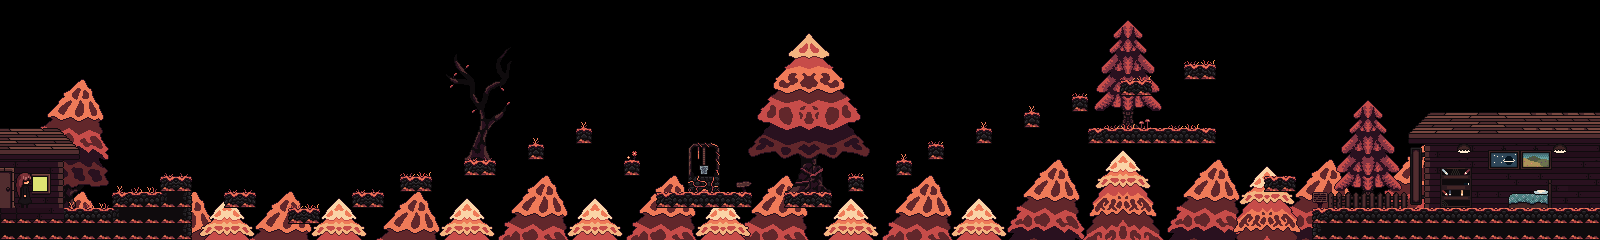

A 2D game scene composited from a Tiled map and its tileset images. What follows is a short description and the map's XML, with each tile layer's data collapsed to a summary:
An orthogonal 100x15 tile map with 16x16 px tiles, 8 tile layers (Trees P, Trees2 P, Trees, Terrain, ...), 1 hidden layer not drawn and 35 objects (25x terrain, 3x Coin, 2x flyingEnemy, death, door1, ...).

<map version="1.2" tiledversion="1.3.1" orientation="orthogonal" renderorder="right-down" compressionlevel="0" width="100" height="15" tilewidth="16" tileheight="16" infinite="0" nextlayerid="12" nextobjectid="54">
 <tileset firstgid="1" name="tileset" tilewidth="16" tileheight="16" tilecount="4816" columns="86">
  <image source="Basic_Tiles_Only.png" width="1376" height="896" />
 </tileset>
 <layer id="11" name="Background" width="100" height="15" visible="0">
  <data>[1500 cells, 1500 non-empty, 12 distinct tile ids]</data>
 </layer>
 <layer id="8" name="Trees P" width="100" height="15">
  <properties>
   <property name="Value" value="0" />
   <property name="parallax" value="0.9" />
  </properties>
  <data>[1500 cells, 419 non-empty, 42 distinct tile ids]</data>
 </layer>
 <layer id="9" name="Trees2 P" width="100" height="15">
  <properties>
   <property name="Value" value="0" />
   <property name="parallax" value="0.9" />
  </properties>
  <data>[1500 cells, 315 non-empty, 48 distinct tile ids]</data>
 </layer>
 <layer id="7" name="Trees" width="100" height="15">
  <properties>
   <property name="Value" value="0" />
  </properties>
  <data>[1500 cells, 248 non-empty, 213 distinct tile ids]</data>
 </layer>
 <layer id="2" name="Terrain" width="100" height="15">
  <properties>
   <property name="Value" value="0" />
  </properties>
  <data>[1500 cells, 109 non-empty, 11 distinct tile ids]</data>
 </layer>
 <layer id="4" name="House" width="100" height="15">
  <properties>
   <property name="Value" value="0" />
  </properties>
  <data>[1500 cells, 96 non-empty, 49 distinct tile ids]</data>
 </layer>
 <layer id="5" name="Decoration" width="100" height="15">
  <data>[1500 cells, 85 non-empty, 54 distinct tile ids]</data>
 </layer>
 <layer id="6" name="Decoration 2" width="100" height="15">
  <data>[1500 cells, 12 non-empty, 12 distinct tile ids]</data>
 </layer>
 <layer id="10" name="Colliders_2" width="100" height="15">
  <properties>
   <property name="Navigation" type="int" value="1" />
  </properties>
  <data>[1500 cells, 109 non-empty, 1 distinct tile ids]</data>
 </layer>
 <objectgroup id="3" name="Colliders">
  <object id="3" name="death" x="192" y="224" width="1120" height="16" />
  <object id="6" name="terrain" x="224" y="192" width="32" height="16" />
  <object id="7" name="terrain" x="288" y="208" width="32" height="16" />
  <object id="8" name="terrain" x="352" y="192" width="32" height="16" />
  <object id="9" name="terrain" x="400" y="176" width="32" height="16" />
  <object id="10" name="terrain" x="464" y="160" width="32" height="16" />
  <object id="11" name="terrain" x="784" y="192" width="48" height="16" />
  <object id="12" name="terrain" x="656" y="192" width="96" height="16" />
  <object id="14" name="terrain" x="848" y="176" width="16" height="16" />
  <object id="15" name="terrain" x="896" y="160" width="16" height="16" />
  <object id="16" name="terrain" x="928" y="144" width="16" height="16" />
  <object id="17" name="terrain" x="976" y="128" width="16" height="16" />
  <object id="18" name="terrain" x="624" y="160" width="16" height="16" />
  <object id="19" name="terrain" x="576" y="128" width="16" height="16" />
  <object id="20" name="terrain" x="528" y="144" width="16" height="16" />
  <object id="21" name="terrain" x="1024" y="112" width="16" height="16" />
  <object id="22" name="terrain" x="1072" y="96" width="16" height="16" />
  <object id="23" name="terrain" x="1120" y="80" width="32" height="16" />
  <object id="24" name="terrain" x="1184" y="64" width="32" height="16" />
  <object id="25" name="terrain" x="1264" y="176" width="32" height="16" />
  <object id="26" name="terrain" x="1088" y="128" width="128" height="16" />
  <object id="27" name="terrain" x="1312" y="208" width="288" height="32" />
  <object id="28" name="terrain" x="0" y="208" width="192" height="32" />
  <object id="29" name="terrain" x="112" y="192" width="80" height="16" />
  <object id="30" name="terrain" x="160" y="176" width="32" height="16" />
  <object id="31" name="door1" x="1568" y="160" width="16" height="48" />
  <object id="32" name="terrain" x="0" y="0" width="16" height="208" />
  <object id="33" name="1" x="1584" y="48" width="16" height="160" />
  <object id="39" name="player" x="160" y="96" width="16" height="16" />
  <object id="41" name="flyingEnemy" x="1280" y="0" width="16" height="16" />
  <object id="44" name="flyingEnemy" x="848" y="32" width="16" height="16" />
  <object id="45" name="rino" x="1472" y="128" width="16" height="16" />
  <object id="50" name="Coin" x="128" y="160" width="16" height="16" />
  <object id="52" name="Coin" x="736" y="144" width="16" height="16" />
  <object id="53" name="Coin" x="1216" y="32" width="16" height="16" />
 </objectgroup>
</map>
